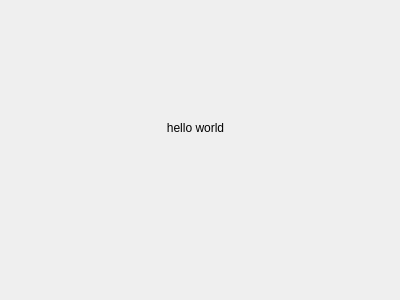
<?xml version="1.0" encoding="UTF-8"?>
<ui version="4.0">
 <class>Widget</class>
 <widget class="QWidget" name="Widget">
  <property name="geometry">
   <rect>
    <x>0</x>
    <y>0</y>
    <width>400</width>
    <height>300</height>
   </rect>
  </property>
  <property name="windowTitle">
   <string>Form</string>
  </property>
  <widget class="QLabel" name="label">
   <property name="geometry">
    <rect>
     <x>130</x>
     <y>120</y>
     <width>131</width>
     <height>16</height>
    </rect>
   </property>
   <property name="text">
    <string>hello world</string>
   </property>
   <property name="alignment">
    <set>Qt::AlignCenter</set>
   </property>
  </widget>
 </widget>
 <resources/>
 <connections/>
</ui>
